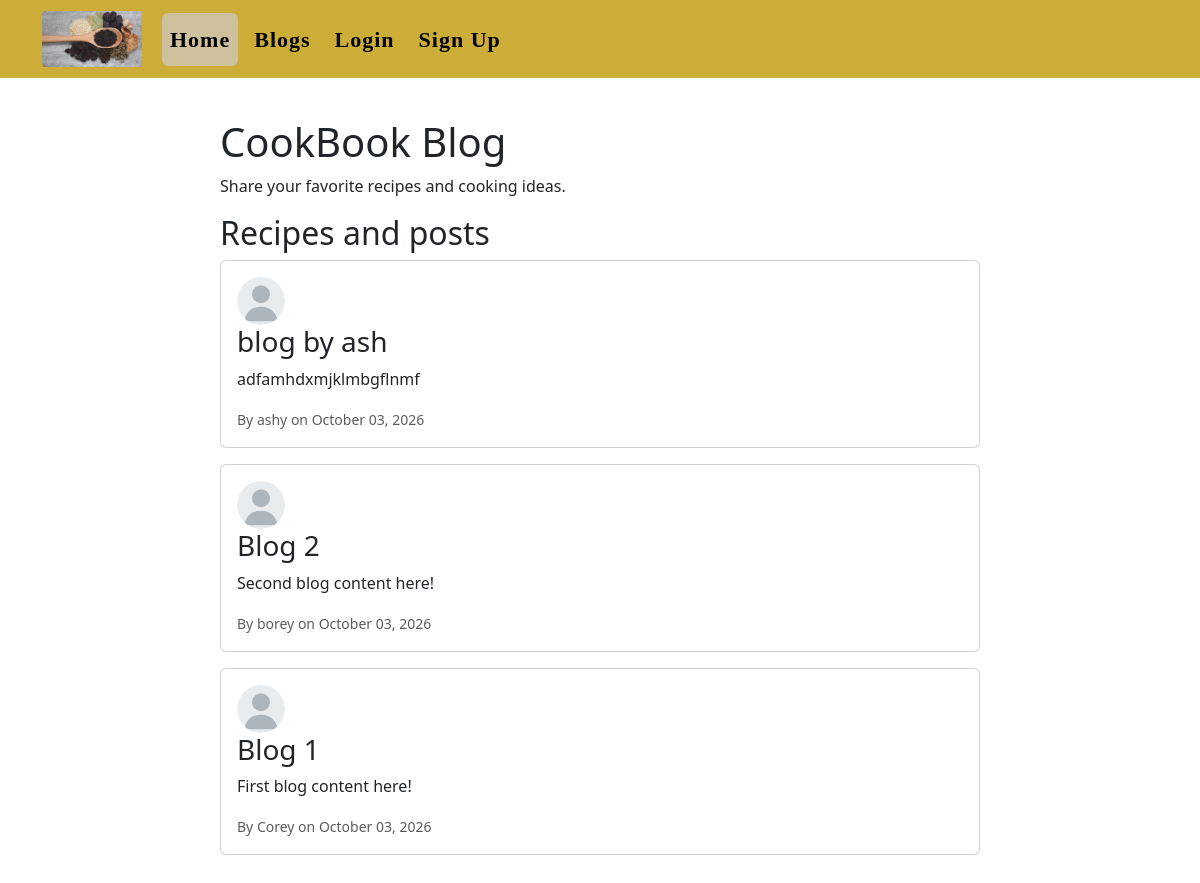
Page /blog on the committed database.
### models.py (models this page shows, shortened)
class Post(db.Model):
    id = db.Column(db.Integer, primary_key=True)
    title = db.Column(db.String(100), nullable=False)
    date_posted = db.Column(db.DateTime, nullable=False, default=datetime.utcnow)
    content = db.Column(db.Text, nullable=False)
    user_id = db.Column(db.Integer, db.ForeignKey('user.id'), nullable=False)

class User(UserMixin, db.Model):
    id = db.Column(db.Integer, primary_key=True)
    username = db.Column(db.String(20), unique=True, nullable=False)
    email = db.Column(db.String(120), unique=True, nullable=False)
    image_file = db.Column(db.String(100), nullable=False, default='default.svg')
    password = db.Column(db.String(256), nullable=False)
    posts = db.relationship('Post', backref='author', lazy=True)
    @property
    def profile_image(self):
        if self.image_file in {'default.svg', 'default.jpg'}:
            return 'img/default.svg'
        return f'profile_pics/{self.image_file}'

### app.py (the view)
@app.route('/blog')
def blog():
    posts = Post.query.order_by(Post.date_posted.desc()).all()
    return render_template('blog.html', posts=posts)

### templates/blog.html (shortened to what this page needs)
{% extends "base.html" %}
{% block page_header %}
<header>
	<h1>CookBook Blog</h1>
	<p>Share your favorite recipes and cooking ideas.</p>
</header>
{% endblock %}
{% block content %}
<h2 class="blogpost">Recipes and posts</h2>
{% for post in posts %}
<article class="card mb-3">
    <div class="card-body">
        <img class="rounded-circle me-2" width="48" height="48"
             src="{{ url_for('static', filename=post.author.profile_image) }}"
             alt="{{ post.author.username }}'s profile picture">
        <h3 class="card-title">{{ post.title }}</h3>
        <p class="card-text">{{ post.content }}</p>
        <p class="card-text">
            <small class="text-muted">
                By {{ post.author.username }} on {{ post.date_posted.strftime('%B %d, %Y') }}
            </small>
        </p>
    </div>
</article>
{% else %}
<p>No blog posts yet.</p>
{% endfor %}
{% endblock %}

### templates/base.html (shortened to what this page needs)
<!DOCTYPE html>
<html lang="en">
<head>
    <link href="https://cdn.jsdelivr.net/npm/bootstrap@5.3.8/dist/css/bootstrap.min.css" rel="stylesheet">
    <link rel="stylesheet" href= " {{url_for ('static', filename= 'css/main.css')}}">
    </head>
    <body>
<nav class="navbar navbar-expand-lg bg-body-tertiary custom-navbar">
  <div class="container navbar-center-layout">
    <a class="navbar-brand" href="#logo"><img src="static/img/ananavibe-spice-4375361_1920.jpg" alt="CookBook Logo" class="custom-logo"></a>
    <div class="collapse navbar-collapse" id="navbarNav">
      <ul class="navbar-nav">
        <li class="nav-item">
          <a class="nav-link active" aria-current="page" href="{{ url_for('index') }}">Home</a>
        </li>
        <li class="nav-item">
          <a class="nav-link" href="{{ url_for('blog') }}">Blogs</a>
        </li>
        {% if current_user.is_authenticated %}
        <li class="nav-item">
          <a class="nav-link" href="{{ url_for('new_post') }}">New Post</a>
        </li>
        <li class="nav-item">
          <a class="nav-link" href="{{ url_for('account') }}">Account</a>
        </li>
        <li class="nav-item">
          <form class="d-inline" action="{{ url_for('logout') }}" method="POST">
            <input type="hidden" name="csrf_token" value="{{ csrf_token() }}">
            <button class="nav-link border-0 bg-transparent" type="submit">Logout</button>
          </form>
        </li>
        {% else %}
        <li class="nav-item">
          <a class="nav-link" href="{{ url_for('login') }}">Login</a>
        </li>
        <li class="nav-item">
          <a class="nav-link" href="{{ url_for('register') }}">Sign Up</a>
        </li>
        {% endif %}
      </ul>
    </div>
  </div>
</nav>
<main class="site-center-layout">
  {% block page_header %}{% endblock %}
  {% block content %}{% endblock %}
</main>
</body>
</html>

### static/css/main.css (style rules this page uses)
.custom-navbar { background-color: rgb(203, 173, 55) !important; padding: 4px 4px; }
.navbar-center-layout { display: flex; justify-content: center; align-items: center; }
.site-center-layout { width: min(100% - 32px, 760px); margin-inline: auto; }
.site-center-layout { padding-block: 40px; }
.custom-logo { width: 100px; height: 60px; object-fit: contain; border-radius: 6px; }
.custom-navbar .nav-link { color: black; font-family: Giorgia, serif; font-size: 22px; font-weight: bold; font-style: normal; text-transform: capitalize; letter-spacing: 1px; padding: 10px 18px; margin: 0 4px; border-radius: 6px; }
.custom-navbar .nav-link:hover, .custom-navbar .nav-link.active { color:; background-color: #cfc09e; }

### rows in the picture
Post: image_file (placeholder picture), title "blog by ash", content "adfamhdxmjklmbgflnmf", author.username "ashy", date_posted "October 03, 2026"
Post: title "Blog 2", content "Second blog content here!", author.username "borey", date_posted "October 03, 2026"
Post: title "Blog 1", content "First blog content here!", author.username "Corey", date_posted "October 03, 2026"
